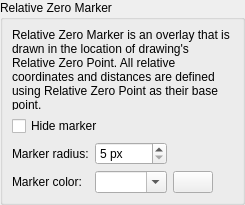
<?xml version="1.0" encoding="UTF-8"?>
<ui version="4.0">
 <class>LC_SettingsPageCoordinateSystemRelativeZero</class>
 <widget class="QWidget" name="LC_SettingsPageCoordinateSystemRelativeZero">
  <property name="geometry">
   <rect>
    <x>0</x>
    <y>0</y>
    <width>245</width>
    <height>205</height>
   </rect>
  </property>
  <layout class="QGridLayout" name="gridLayout_main">
   <property name="leftMargin">
    <number>0</number>
   </property>
   <property name="topMargin">
    <number>0</number>
   </property>
   <property name="rightMargin">
    <number>0</number>
   </property>
   <property name="bottomMargin">
    <number>0</number>
   </property>
   <item row="0" column="0">
    <widget class="QGroupBox" name="gbGVRelZero">
     <property name="title">
      <string>Relative Zero Marker</string>
     </property>
     <layout class="QGridLayout" name="gridLayout_rz">
      <item row="2" column="1">
       <widget class="QSpinBox" name="sbRelZeroRadius">
        <property name="sizePolicy">
         <sizepolicy hsizetype="Preferred" vsizetype="Preferred">
          <horstretch>0</horstretch>
          <verstretch>0</verstretch>
         </sizepolicy>
        </property>
        <property name="toolTip">
         <string>Relative Point Maker Size

Radius of relative zero marker</string>
        </property>
        <property name="suffix">
         <string> px</string>
        </property>
        <property name="minimum">
         <number>5</number>
        </property>
       </widget>
      </item>
      <item row="3" column="2">
       <widget class="LC_ColorButton" name="pb_relativeZeroColor">
        <property name="toolTip">
         <string>Marker Color

Click to select color.</string>
        </property>
       </widget>
      </item>
      <item row="1" column="0" colspan="3">
       <widget class="QCheckBox" name="cbHideRelativeZero">
        <property name="sizePolicy">
         <sizepolicy hsizetype="Preferred" vsizetype="Preferred">
          <horstretch>0</horstretch>
          <verstretch>0</verstretch>
         </sizepolicy>
        </property>
        <property name="toolTip">
         <string>Relative Point Marker Visibility

If checked, relative zero marker will not be drawn.</string>
        </property>
        <property name="text">
         <string>Hide marker</string>
        </property>
       </widget>
      </item>
      <item row="3" column="3">
       <spacer name="horizontalSpacer">
        <property name="orientation">
         <enum>Qt::Orientation::Horizontal</enum>
        </property>
        <property name="sizeHint" stdset="0">
         <size>
          <width>0</width>
          <height>0</height>
         </size>
        </property>
       </spacer>
      </item>
      <item row="3" column="0">
       <widget class="QLabel" name="lRelativeZeroColor">
        <property name="text">
         <string>Marker color:</string>
        </property>
        <property name="buddy">
         <cstring>cbRelativeZeroColor</cstring>
        </property>
       </widget>
      </item>
      <item row="3" column="1">
       <widget class="LC_ContentAdjustableComboBox" name="cbRelativeZeroColor">
        <property name="toolTip">
         <string>Relative Point Marker Color

Color of relative zero marker</string>
        </property>
        <property name="editable">
         <bool>true</bool>
        </property>
       </widget>
      </item>
      <item row="2" column="0">
       <widget class="QLabel" name="lRelZeroRadius">
        <property name="text">
         <string>Marker radius:</string>
        </property>
        <property name="buddy">
         <cstring>sbRelZeroRadius</cstring>
        </property>
       </widget>
      </item>
      <item row="0" column="0" colspan="4">
       <widget class="QLabel" name="label">
        <property name="text">
         <string>Relative Zero Marker is an overlay that is drawn in the location of drawing's Relative Zero Point. All relative coordinates and distances are defined using Relative Zero Point as their base point.  </string>
        </property>
        <property name="wordWrap">
         <bool>true</bool>
        </property>
       </widget>
      </item>
     </layout>
    </widget>
   </item>
   <item row="1" column="0">
    <spacer name="verticalSpacer">
     <property name="orientation">
      <enum>Qt::Orientation::Vertical</enum>
     </property>
     <property name="sizeHint" stdset="0">
      <size>
       <width>0</width>
       <height>0</height>
      </size>
     </property>
    </spacer>
   </item>
  </layout>
 </widget>
 <customwidgets>
  <customwidget>
   <class>LC_ColorButton</class>
   <extends>QPushButton</extends>
   <header>lc_color_button.h</header>
  </customwidget>
         <customwidget>
             <class>LC_ContentAdjustableComboBox</class>
             <extends>QComboBox</extends>
             <header location="global">lc_content_adjustable_combo_box.h</header>
         </customwidget>
 </customwidgets>
 <resources/>
 <connections/>
</ui>
